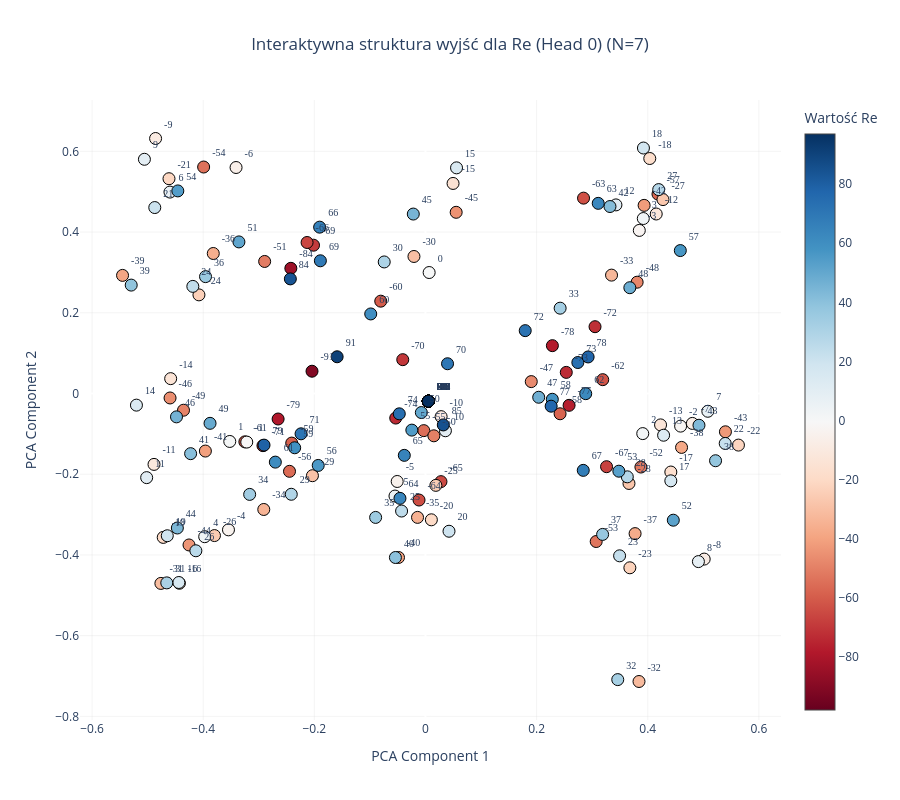
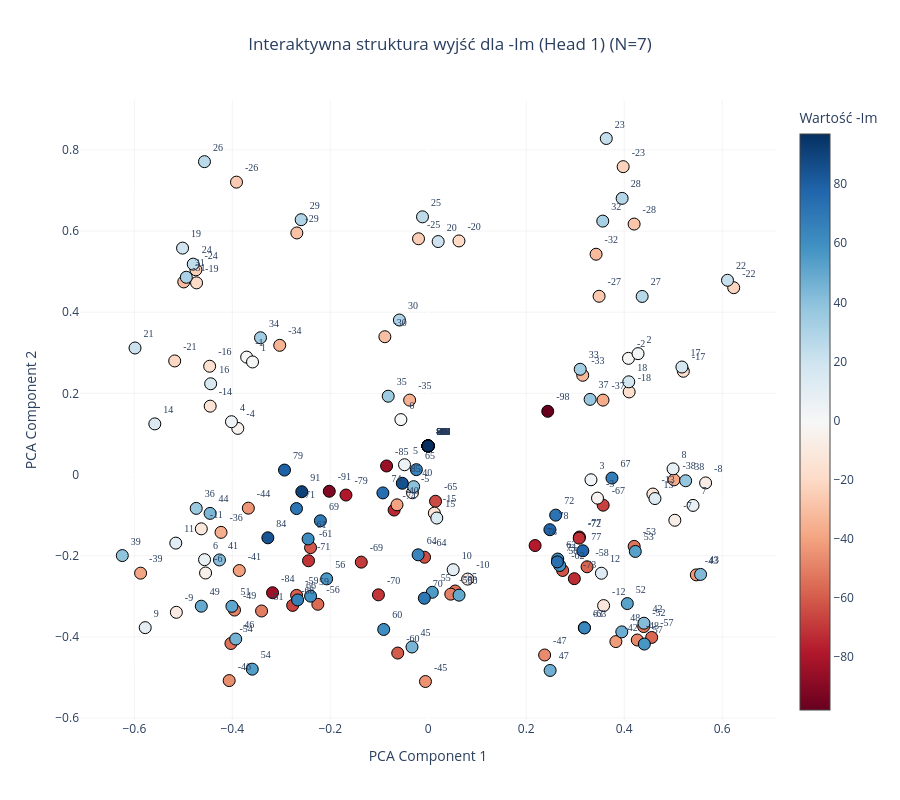
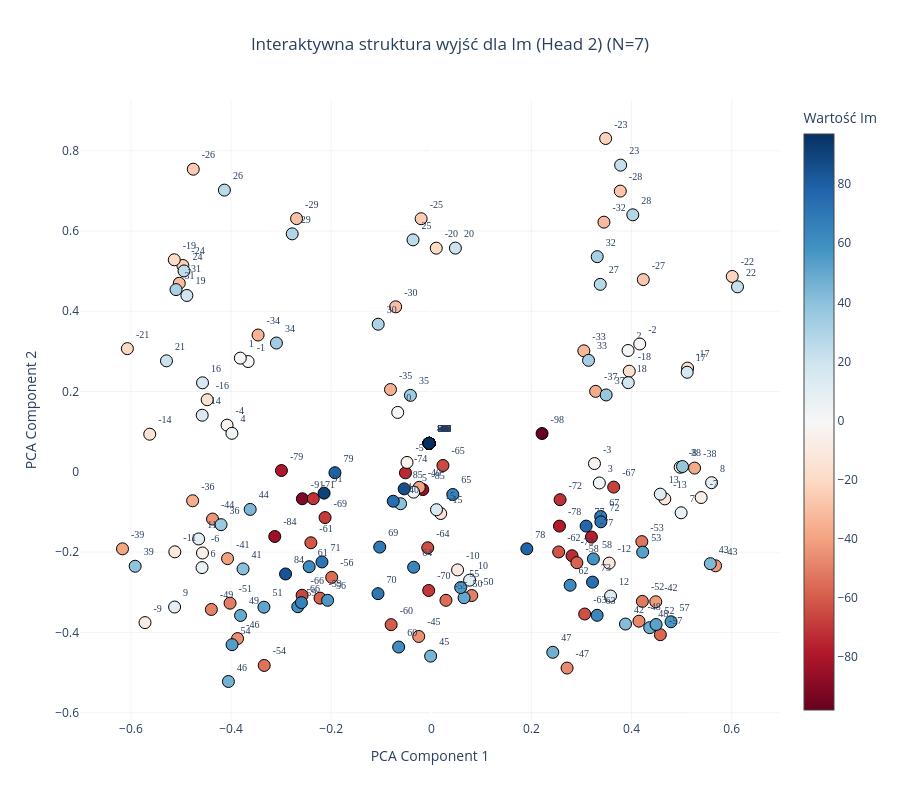
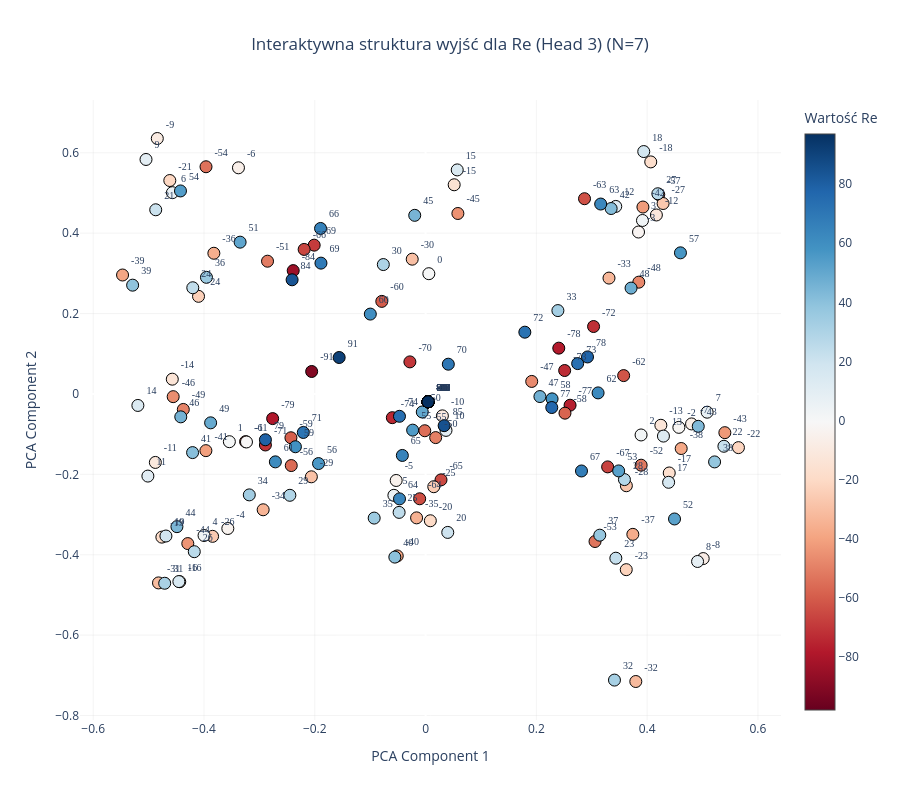

These figures' notebook cell, in order:
### Code cell
# Wizualizacja pierwszej głowicy rzeczywistej (Head 0)
plot_output_head_plotly(model, N=N, head_idx=0)

plot_output_head_plotly(model, N=N, head_idx=1)

# Wizualizacja głowicy urojonej (Head 2)
plot_output_head_plotly(model, N=N, head_idx=2)

plot_output_head_plotly(model, N=N, head_idx=3)

### Figure 1 — Plotly figure (JSON) as saved in the notebook; plotly's stock layout.template omitted (floating-point values rounded to 4 significant figures; data arrays with more than 128 entries replaced by an {"elided": "..."} marker saying what was removed)
{"data": [{"hoverinfo": "text", "hovertext": {"elided": "196 str values"}, "marker": {"color": {"elided": "196 int values"}, "colorbar": {"title": {"text": "Wartość Re"}}, "colorscale": [[0, "rgb(103,0,31)"], [0.1, "rgb(178,24,43)"], [0.2, "rgb(214,96,77)"], [0.3, "rgb(244,165,130)"], [0.4, "rgb(253,219,199)"], [0.5, "rgb(247,247,247)"], [0.6, "rgb(209,229,240)"], [0.7, "rgb(146,197,222)"], [0.8, "rgb(67,147,195)"], [0.9, "rgb(33,102,172)"], [1, "rgb(5,48,97)"]], "line": {"color": "Black", "width": 1}, "showscale": true, "size": 12}, "mode": "markers+text", "text": {"elided": "196 str values"}, "textfont": {"family": "Arial Black", "size": 10}, "textposition": "top right", "type": "scatter", "x": {"elided": "196 float values"}, "y": {"elided": "196 float values"}}], "layout": {"height": 800, "paper_bgcolor": "white", "plot_bgcolor": "white", "showlegend": false, "title": {"text": "Interaktywna struktura wyjść dla Re (Head 0) (N=7)", "x": 0.5, "xanchor": "center"}, "width": 900, "xaxis": {"gridcolor": "rgba(200,200,200,0.2)", "title": {"text": "PCA Component 1"}}, "yaxis": {"gridcolor": "rgba(200,200,200,0.2)", "title": {"text": "PCA Component 2"}}}}

### Figure 2 — Plotly figure (JSON) as saved in the notebook; plotly's stock layout.template omitted (floating-point values rounded to 4 significant figures; data arrays with more than 128 entries replaced by an {"elided": "..."} marker saying what was removed)
{"data": [{"hoverinfo": "text", "hovertext": {"elided": "196 str values"}, "marker": {"color": {"elided": "196 int values"}, "colorbar": {"title": {"text": "Wartość -Im"}}, "colorscale": [[0, "rgb(103,0,31)"], [0.1, "rgb(178,24,43)"], [0.2, "rgb(214,96,77)"], [0.3, "rgb(244,165,130)"], [0.4, "rgb(253,219,199)"], [0.5, "rgb(247,247,247)"], [0.6, "rgb(209,229,240)"], [0.7, "rgb(146,197,222)"], [0.8, "rgb(67,147,195)"], [0.9, "rgb(33,102,172)"], [1, "rgb(5,48,97)"]], "line": {"color": "Black", "width": 1}, "showscale": true, "size": 12}, "mode": "markers+text", "text": {"elided": "196 str values"}, "textfont": {"family": "Arial Black", "size": 10}, "textposition": "top right", "type": "scatter", "x": {"elided": "196 float values"}, "y": {"elided": "196 float values"}}], "layout": {"height": 800, "paper_bgcolor": "white", "plot_bgcolor": "white", "showlegend": false, "title": {"text": "Interaktywna struktura wyjść dla -Im (Head 1) (N=7)", "x": 0.5, "xanchor": "center"}, "width": 900, "xaxis": {"gridcolor": "rgba(200,200,200,0.2)", "title": {"text": "PCA Component 1"}}, "yaxis": {"gridcolor": "rgba(200,200,200,0.2)", "title": {"text": "PCA Component 2"}}}}

### Figure 3 — Plotly figure (JSON) as saved in the notebook; plotly's stock layout.template omitted (floating-point values rounded to 4 significant figures; data arrays with more than 128 entries replaced by an {"elided": "..."} marker saying what was removed)
{"data": [{"hoverinfo": "text", "hovertext": {"elided": "196 str values"}, "marker": {"color": {"elided": "196 int values"}, "colorbar": {"title": {"text": "Wartość Im"}}, "colorscale": [[0, "rgb(103,0,31)"], [0.1, "rgb(178,24,43)"], [0.2, "rgb(214,96,77)"], [0.3, "rgb(244,165,130)"], [0.4, "rgb(253,219,199)"], [0.5, "rgb(247,247,247)"], [0.6, "rgb(209,229,240)"], [0.7, "rgb(146,197,222)"], [0.8, "rgb(67,147,195)"], [0.9, "rgb(33,102,172)"], [1, "rgb(5,48,97)"]], "line": {"color": "Black", "width": 1}, "showscale": true, "size": 12}, "mode": "markers+text", "text": {"elided": "196 str values"}, "textfont": {"family": "Arial Black", "size": 10}, "textposition": "top right", "type": "scatter", "x": {"elided": "196 float values"}, "y": {"elided": "196 float values"}}], "layout": {"height": 800, "paper_bgcolor": "white", "plot_bgcolor": "white", "showlegend": false, "title": {"text": "Interaktywna struktura wyjść dla Im (Head 2) (N=7)", "x": 0.5, "xanchor": "center"}, "width": 900, "xaxis": {"gridcolor": "rgba(200,200,200,0.2)", "title": {"text": "PCA Component 1"}}, "yaxis": {"gridcolor": "rgba(200,200,200,0.2)", "title": {"text": "PCA Component 2"}}}}

### Figure 4 — Plotly figure (JSON) as saved in the notebook; plotly's stock layout.template omitted (floating-point values rounded to 4 significant figures; data arrays with more than 128 entries replaced by an {"elided": "..."} marker saying what was removed)
{"data": [{"hoverinfo": "text", "hovertext": {"elided": "196 str values"}, "marker": {"color": {"elided": "196 int values"}, "colorbar": {"title": {"text": "Wartość Re"}}, "colorscale": [[0, "rgb(103,0,31)"], [0.1, "rgb(178,24,43)"], [0.2, "rgb(214,96,77)"], [0.3, "rgb(244,165,130)"], [0.4, "rgb(253,219,199)"], [0.5, "rgb(247,247,247)"], [0.6, "rgb(209,229,240)"], [0.7, "rgb(146,197,222)"], [0.8, "rgb(67,147,195)"], [0.9, "rgb(33,102,172)"], [1, "rgb(5,48,97)"]], "line": {"color": "Black", "width": 1}, "showscale": true, "size": 12}, "mode": "markers+text", "text": {"elided": "196 str values"}, "textfont": {"family": "Arial Black", "size": 10}, "textposition": "top right", "type": "scatter", "x": {"elided": "196 float values"}, "y": {"elided": "196 float values"}}], "layout": {"height": 800, "paper_bgcolor": "white", "plot_bgcolor": "white", "showlegend": false, "title": {"text": "Interaktywna struktura wyjść dla Re (Head 3) (N=7)", "x": 0.5, "xanchor": "center"}, "width": 900, "xaxis": {"gridcolor": "rgba(200,200,200,0.2)", "title": {"text": "PCA Component 1"}}, "yaxis": {"gridcolor": "rgba(200,200,200,0.2)", "title": {"text": "PCA Component 2"}}}}
